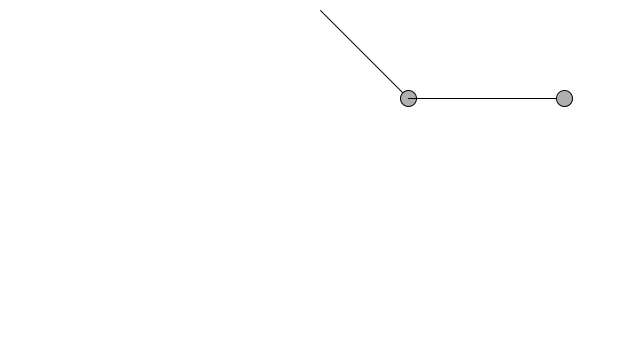
Frame 1 (no input)
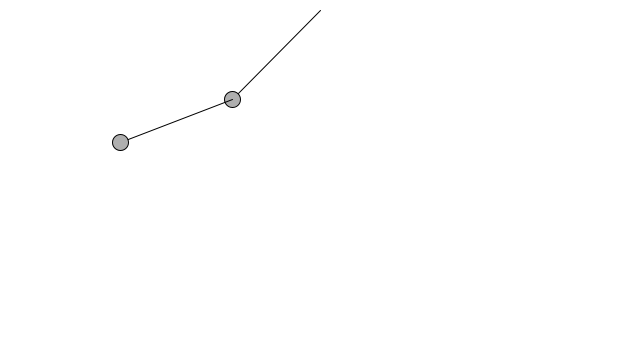
Frame 60 (the mouse pressed at the canvas centre just before this capture)
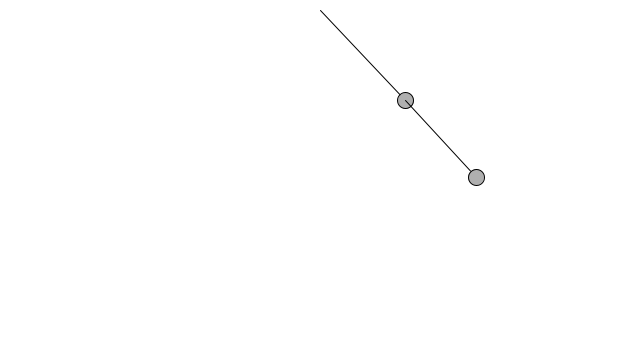
Frame 120 (the mouse held since frame 60 and released just before this capture)

The Processing sketch that drew these frames (run headless with seeded random() and noise(); from frame 60 on, the mouse is pressed at the canvas centre):

// Processing sketch: noc03_18_double_pendulum
// ── noc03_18_double_pendulum.pde
DoublePendulum p;

void setup() {
  size(640,360);
  
  p = new DoublePendulum(new PVector(width/2,10),125, 100);
}

void draw() {
  background(255);
  p.go();
}
// ── DoublePendulum.pde
// http://scienceworld.wolfram.com/physics/DoublePendulum.html


class DoublePendulum {
  PVector location1;
  PVector origin1;
  
  PVector location2;
  PVector origin2;
  
  float r1;  
  float angle1;
  float aVelocity1;
  float aAcceleration1;
  float damping1;
  
  float r2;
  float angle2;
  float aVelocity2;
  float aAcceleration2;
  float damping2;
  
  
  DoublePendulum(PVector origin_, float r1_, float r2_) {
    r1 = r1_;
    origin1 = origin_.get();
    location1 = new PVector();        
    angle1 = PI/4;
    
    aVelocity1 =0.0;
    aAcceleration1 = 0.0;
    
    damping1 = 0.995;
    //damping = 1.0;
    
    r2 = r2_;
    origin2 = new PVector(origin1.x,origin1.y+r2);
    location2 = new PVector();
        
    angle2 = PI/2;
    
    aVelocity2 =0.0;
    aAcceleration2 = 0.0;
    
    damping2 = 0.995;
    
  }
  
  void go() {
    update();
    display();
  }
  
  void update() {
    float gravity = 0.4;
    
    aAcceleration1 = (-1 * gravity / r1) * sin(angle1);
    
    aVelocity1 += aAcceleration1;
    angle1 += aVelocity1;
    
    aVelocity2 *= damping1;
    
    aAcceleration2 = (-1 * gravity / r2) * sin(angle2);
    
    aVelocity2 += aAcceleration2;
    angle2 += aVelocity2;
    
    aVelocity2 *= damping2;
  }
  
  void display() {
    location1.set(r1 * sin(angle1), r1 * cos(angle1),0);
    location1.add(origin1);
    
    location2.set((r1 * sin(angle1) + r2*(angle2)), (r1*cos(angle1)+r2*cos(angle2)));
    location2.add(origin1.x,origin1.y);
    
    stroke(0);
    
    line(origin1.x, origin1.y, location1.x, location1.y);
    
    fill(175);
    
    ellipse(location1.x,location1.y, 16,16);
    
    line(location1.x,location1.y,location2.x, location2.y);
    ellipse(location2.x,location2.y,16,16);
    
    
  }
  
}
